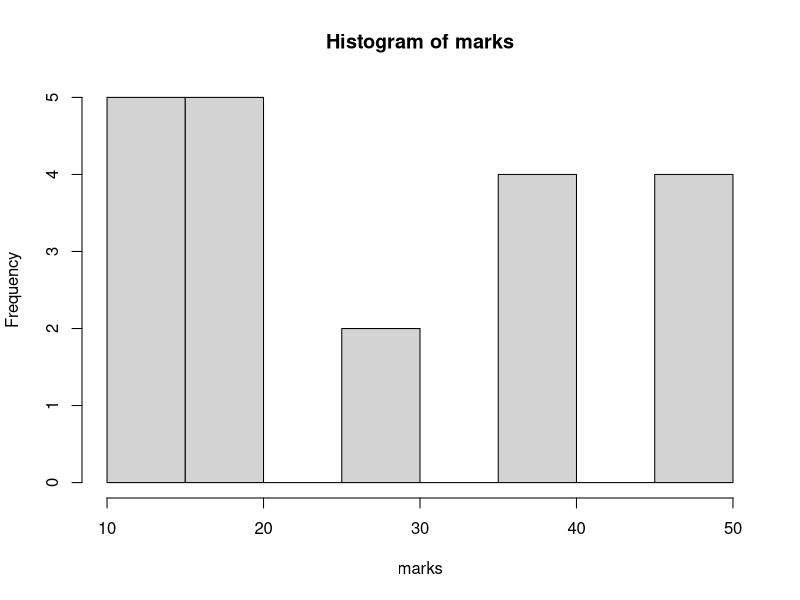
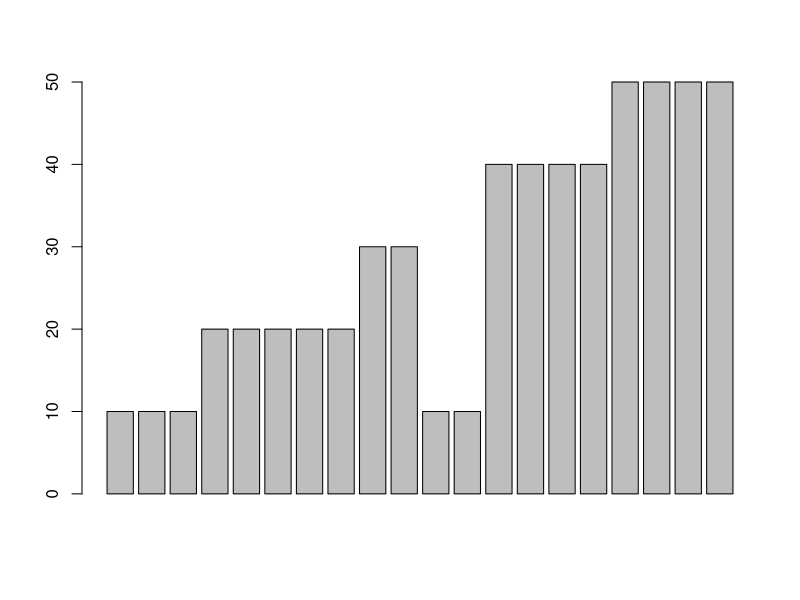

Here is the R script that generated these plots, in order:
a=c(1,2,3)
a

marks=c(10 ,10, 10, 20, 20 ,20, 20, 20, 30 ,30, 10, 10, 40, 40, 40 ,40, 50, 50 ,50, 50)
marks
table(marks)
cbind(marks)
cbind(table(marks))
hist(marks)
barplot(marks)
